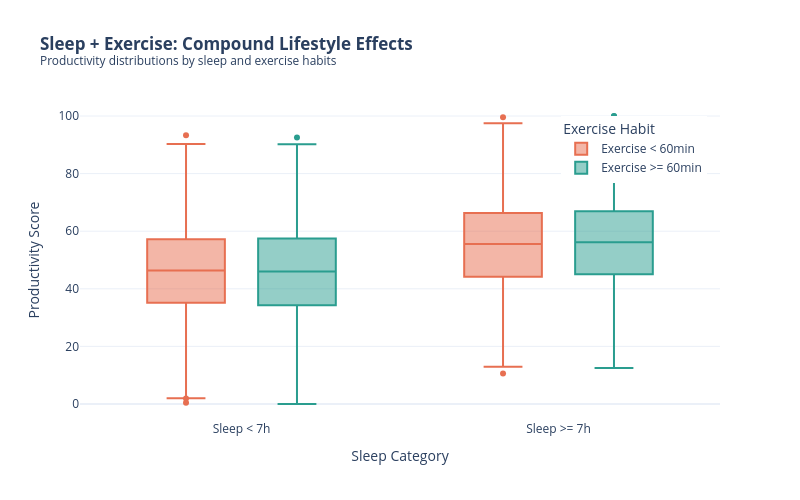

Here is the notebook cell this chart was saved with:
### Markdown cell above
Study hours are the strongest predictor (r ≈ 0.73). In the parallel coordinates you can see that high-productivity students (dark lines) sit at the top on every axis. Focus seems to act as a mediator — it's the bridge between study time and the actual outcome.

---
## 4. Lifestyle as Amplifier

Sleep, exercise, and stress don't replace study effort, but they can boost or undermine it.

### Code cell
fig = px.box(
    df,
    x="good_sleep",
    y="productivity_score",
    color="exercises_regularly",
    color_discrete_map={"Exercise >= 60min": "#2a9d8f", "Exercise < 60min": "#e76f51"},
    template=TEMPLATE,
    labels={
        "good_sleep": "Sleep Category",
        "productivity_score": "Productivity Score",
        "exercises_regularly": "Exercise Habit",
    },
    title="<b>Sleep + Exercise: Compound Lifestyle Effects</b><br><sup>Productivity distributions by sleep and exercise habits</sup>",
    category_orders={
        "good_sleep": ["Sleep < 7h", "Sleep >= 7h"],
        "exercises_regularly": ["Exercise < 60min", "Exercise >= 60min"],
    },
)
fig.update_layout(
    width=800,
    height=500,
    legend={"title": "Exercise Habit", "yanchor": "top", "y": 0.95, "xanchor": "right", "x": 0.98},
    boxmode="group",
)
fig.show()

for sleep_label in ["Sleep < 7h", "Sleep >= 7h"]:
    for ex_label in ["Exercise < 60min", "Exercise >= 60min"]:
        mask = (df["good_sleep"] == sleep_label) & (df["exercises_regularly"] == ex_label)
        mean_p = df.loc[mask, "productivity_score"].mean()
        print(f"  {sleep_label} + {ex_label}: mean productivity = {mean_p:.1f}")

### Figure 1 — Plotly figure (JSON) as saved in the notebook; plotly's stock layout.template omitted (floating-point values rounded to 4 significant figures; data arrays with more than 128 entries replaced by an {"elided": "..."} marker saying what was removed)
{"data": [{"alignmentgroup": "True", "hovertemplate": "Exercise Habit=Exercise < 60min<br>Sleep Category=%{x}<br>Productivity Score=%{y}<extra></extra>", "legendgroup": "Exercise < 60min", "marker": {"color": "#e76f51"}, "name": "Exercise < 60min", "notched": false, "offsetgroup": "Exercise < 60min", "orientation": "v", "showlegend": true, "type": "box", "x": {"elided": "9935 str values"}, "x0": " ", "xaxis": "x", "y": {"elided": "9935 float values"}, "y0": " ", "yaxis": "y"}, {"alignmentgroup": "True", "hovertemplate": "Exercise Habit=Exercise >= 60min<br>Sleep Category=%{x}<br>Productivity Score=%{y}<extra></extra>", "legendgroup": "Exercise >= 60min", "marker": {"color": "#2a9d8f"}, "name": "Exercise >= 60min", "notched": false, "offsetgroup": "Exercise >= 60min", "orientation": "v", "showlegend": true, "type": "box", "x": {"elided": "10065 str values"}, "x0": " ", "xaxis": "x", "y": {"elided": "10065 float values"}, "y0": " ", "yaxis": "y"}], "layout": {"boxmode": "group", "height": 500, "legend": {"title": {"text": "Exercise Habit"}, "tracegroupgap": 0, "x": 0.98, "xanchor": "right", "y": 0.95, "yanchor": "top"}, "title": {"text": "<b>Sleep + Exercise: Compound Lifestyle Effects</b><br><sup>Productivity distributions by sleep and exercise habits</sup>"}, "width": 800, "xaxis": {"anchor": "y", "categoryarray": ["Sleep < 7h", "Sleep >= 7h"], "categoryorder": "array", "domain": [0, 1], "title": {"text": "Sleep Category"}}, "yaxis": {"anchor": "x", "domain": [0, 1], "title": {"text": "Productivity Score"}}}}
